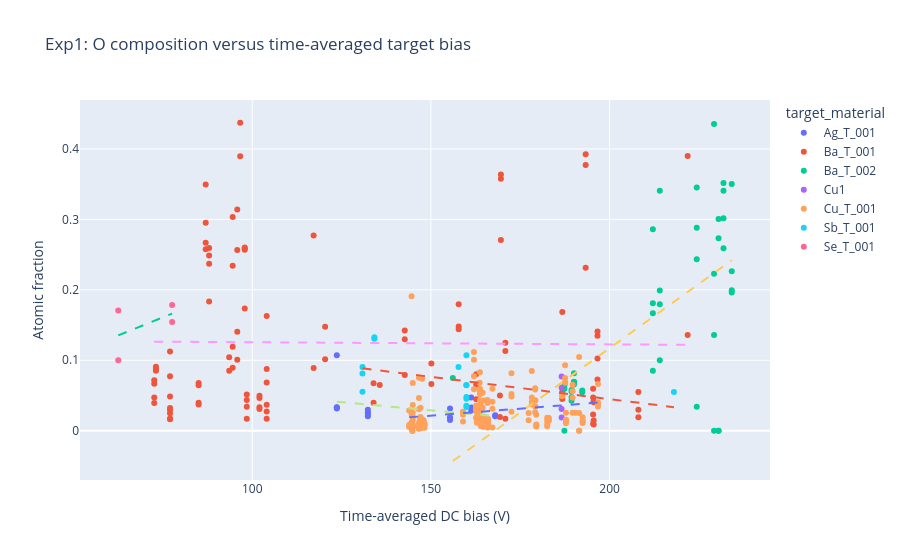

Write notebook code for a chart like this one.
### Markdown cell above
## 7. Exp1 - spatially averaged composition vs. time-averaged target DC bias
Per library, the EDX map means are averaged over its EDX entries; each library inherits the bias of every target of its (unique) sputtering run. A different library on the same run therefore shares the same bias value (not independent samples).

### Code cell
frac_cols = [c for c in joined.columns if c.startswith('frac_')] if len(joined) else []
exp1 = pd.DataFrame()
if len(joined) and len(run_target_bias):
    lib_comp = joined.groupby(['lib_key', 'run_entry_id'])[frac_cols].mean().reset_index()
    lib_comp['n_edx'] = joined.groupby(['lib_key', 'run_entry_id']).size().values
    exp1 = lib_comp.merge(run_target_bias.dropna(subset=['bias_v_mean']), on='run_entry_id', how='inner')
    if TARGET_FILTER:
        exp1 = exp1[exp1['target_material'].isin(TARGET_FILTER)]
print('Exp1 rows (library x run x target with bias):', len(exp1))

if exp1.empty:
    print('BLOCKER for Exp1: no substantiated sample->sputtering link with a bias value.')
    print('Needed: EDX.samples -> library <- DTUSputtering.samples, and steps[*].sources[*].vapor_source.avg_dc_bias or dc_bias.value.')
    print('See the diagnostics tables above; no composition/bias pairing was fabricated.')
else:
    display(exp1[['lib_key', 'run_entry_id', 'target_material', 'bias_v_mean', 'weighting', 'n_steps_used', 'n_edx']].head(20))
    elem_re = re.compile(r'[A-Z][a-z]?')
    for spec in EXP1_Y_ELEMENTS:
        targets = sorted(exp1['target_material'].dropna().unique())[:8]
        plot_rows = []
        for tgt in targets:
            el = tgt if spec == 'auto' else spec
            col = f'frac_{el}'
            g = exp1[(exp1['target_material'] == tgt)]
            if (spec == 'auto' and not elem_re.fullmatch(str(tgt))) or col not in g:
                continue
            g = g[g[col].notna()]
            if not g.empty:
                g = g.copy()
                g['element_fraction'] = g[col]
                g['element'] = el
                plot_rows.append(g)
        plot_data = pd.concat(plot_rows, ignore_index=True) if plot_rows else pd.DataFrame()
        if plot_data.empty:
            print(f'No quantified {spec} composition rows for the available targets.')
            continue
        el_label = 'target element' if spec == 'auto' else spec
        fig = px.scatter(plot_data, x='bias_v_mean', y='element_fraction',
                         color='target_material', hover_data=['lib_key', 'run_entry_id', 'n_edx'],
                         labels={'bias_v_mean': 'Time-averaged DC bias (V)', 'element_fraction': 'Atomic fraction'},
                         title=f'Exp1: {el_label} composition versus time-averaged target bias')
        for tgt, group in plot_data.groupby('target_material'):
            element = tgt if spec == 'auto' else spec
            group = group.dropna(subset=['bias_v_mean', 'element_fraction'])
            if len(group) >= 3 and group['bias_v_mean'].nunique() > 1:
                coeffs = np.polyfit(group['bias_v_mean'], group['element_fraction'], 1)
                xs = np.linspace(group['bias_v_mean'].min(), group['bias_v_mean'].max(), 20)
                fig.add_trace(go.Scatter(x=xs, y=np.polyval(coeffs, xs), mode='lines',
                                         line={'dash': 'dash'}, name=f'{tgt} linear fit', showlegend=False))
        fig.show()

### Figure 1 — Plotly figure (JSON) as saved in the notebook; plotly's stock layout.template omitted (floating-point values rounded to 4 significant figures; data arrays with more than 128 entries replaced by an {"elided": "..."} marker saying what was removed)
{"data": [{"customdata": [["eugbe_0026_Ag_BL", "0sUca64a1bR5KgWoG7BoPWuRFyLS", 1], ["eugbe_0026_Ag_BR", "0sUca64a1bR5KgWoG7BoPWuRFyLS", 1], ["eugbe_0026_Ag_FL", "0sUca64a1bR5KgWoG7BoPWuRFyLS", 1], ["eugbe_0026_Ag_FR", "0sUca64a1bR5KgWoG7BoPWuRFyLS", 1], ["eugbe_0027_Ag_BL", "1fmUI9QOFizEykElLkB54X-NkttG", 1], ["eugbe_0027_Ag_BR", "1fmUI9QOFizEykElLkB54X-NkttG", 1], ["eugbe_0027_Ag_FL", "1fmUI9QOFizEykElLkB54X-NkttG", 1], ["eugbe_0027_Ag_FR", "1fmUI9QOFizEykElLkB54X-NkttG", 1], ["eugbe_0028_Ag_BL", "xUz11ePeHTgYSeDc32bSIcVMmk5Y", 1], ["eugbe_0028_Ag_BR", "xUz11ePeHTgYSeDc32bSIcVMmk5Y", 1], ["eugbe_0028_Ag_FL", "xUz11ePeHTgYSeDc32bSIcVMmk5Y", 1], ["eugbe_0028_Ag_FR", "xUz11ePeHTgYSeDc32bSIcVMmk5Y", 1], ["eugbe_0029_Ag_FL", "2yEqcoW5XZMokxnvaxFgEE6zIIF6", 1], ["eugbe_0030_Ag_BR", "LsraS4b6260L3Pl16RGmCLq_M0ax", 1], ["eugbe_0030_Ag_FL", "LsraS4b6260L3Pl16RGmCLq_M0ax", 1], ["eugbe_0031_Ag_BL", "NCiKLYqQF8xv5U4HNdqJqHk7ErQB", 1], ["eugbe_0031_Ag_BR", "NCiKLYqQF8xv5U4HNdqJqHk7ErQB", 1], ["eugbe_0031_Ag_FL", "NCiKLYqQF8xv5U4HNdqJqHk7ErQB", 2]], "hovertemplate": "target_material=Ag_T_001<br>Time-averaged DC bias (V)=%{x}<br>Atomic fraction=%{y}<br>lib_key=%{customdata[0]}<br>run_entry_id=%{customdata[1]}<br>n_edx=%{customdata[2]}<extra></extra>", "legendgroup": "Ag_T_001", "marker": {"color": "#636efa", "symbol": "circle"}, "mode": "markers", "name": "Ag_T_001", "orientation": "v", "showlegend": true, "type": "scatter", "x": [123.7, 123.7, 123.7, 123.7, 132.4, 132.4, 132.4, 132.4, 155.4, 155.4, 155.4, 155.4, 165.4, 168.0, 168.0, 161.3, 161.3, 161.3], "xaxis": "x", "y": [0.03328, 0.03291, 0.1072, 0.03143, 0.02584, 0.02375, 0.0299, 0.0206, 0.01541, 0.01768, 0.03157, 0.01931, 0.01399, 0.02187, 0.02065, 0.03302, 0.02876, 0.04701], "yaxis": "y"}, {"customdata": {"elided": "107x3 mixed values"}, "hovertemplate": "target_material=Ba_T_001<br>Time-averaged DC bias (V)=%{x}<br>Atomic fraction=%{y}<br>lib_key=%{customdata[0]}<br>run_entry_id=%{customdata[1]}<br>n_edx=%{customdata[2]}<extra></extra>", "legendgroup": "Ba_T_001", "marker": {"color": "#EF553B", "symbol": "circle"}, "mode": "markers", "name": "Ba_T_001", "orientation": "v", "showlegend": true, "type": "scatter", "x": [104.0, 104.0, 104.0, 104.0, 98.47, 98.47, 98.47, 98.47, 97.9, 97.9, 97.9, 97.9, 86.98, 86.98, 86.98, 86.98, 87.94, 87.94, 87.94, 87.94, 73.05, 73.05, 73.05, 73.05, 102.0, 102.0, 102.0, 102.0, 85.0, 85.0, 85.0, 85.0, 95.82, 95.82, 95.82, 95.82, 94.53, 94.53, 94.53, 94.53, 120.4, 120.4, 221.8, 221.8, 208.1, 208.1, 208.1, 196.6, 196.6, 196.6, 196.6, 195.4, 195.4, 195.4, 195.4, 193.3, 193.3, 193.3, 195.6, 195.6, 195.6, 195.6, 169.3, 169.3, 186.8, 186.8, 186.8, 169.6, 169.6, 169.6, 142.7, 142.7, 142.7, 134.0, 134.0, 150.1, 150.1, 170.8, 170.8, 170.8, 162.7, 162.7, 162.7, 157.8, 157.8, 157.8, 135.7, 104.1, 104.1, 117.2, 117.2, 93.56, 93.56, 77.0, 77.0, 77.0, 77.0, 77.0, 77.0, 77.0, 77.0, 72.58, 72.58, 72.58, 72.58, 96.64, 96.64], "xaxis": "x", "y": [0.01699, 0.0272, 0.0686, 0.0368, 0.01718, 0.0341, 0.04369, 0.0513, 0.2588, 0.257, 0.2602, 0.1736, 0.3496, 0.267, 0.2953, 0.2577, 0.2595, 0.1834, 0.2486, 0.2372, 0.0907, 0.08516, 0.08763, 0.08805, 0.03099, 0.04664, 0.03337, 0.04978, 0.03967, 0.06782, 0.03714, 0.06473, 0.1406, 0.314, 0.1008, 0.2567, 0.1191, 0.3035, 0.08925, 0.2341, 0.1476, 0.1016, 0.3899, 0.136, 0.01917, 0.02991, 0.05489, 0.0726, 0.1348, 0.1027, 0.1408, 0.01004, 0.02309, 0.04725, 0.05953, 0.3924, 0.3771, 0.2314, 0.008875, 0.0406, 0.0146, 0.04188, 0.01959, 0.05016, 0.05507, 0.1687, 0.04497, 0.3578, 0.3637, 0.2708, 0.07896, 0.1299, 0.1424, 0.06753, 0.03984, 0.06619, 0.09543, 0.1131, 0.01687, 0.125, 0.08023, 0.06571, 0.04468, 0.1478, 0.1442, 0.1795, 0.0648, 0.08779, 0.1629, 0.08921, 0.277, 0.1043, 0.08523, 0.02986, 0.07743, 0.04875, 0.1125, 0.01645, 0.0248, 0.01723, 0.03244, 0.03925, 0.06653, 0.04711, 0.07169, 0.3897, 0.4372], "yaxis": "y"}, {"customdata": [["albper_0013_Ba-Te_BL", "Vd_K8KXNCO-ojRF1yT9aCkJD1Q05", 1], ["albper_0013_Ba-Te_BR", "Vd_K8KXNCO-ojRF1yT9aCkJD1Q05", 1], ["albper_0013_Ba-Te_FL", "Vd_K8KXNCO-ojRF1yT9aCkJD1Q05", 1], ["albper_0013_Ba-Te_FR", "Vd_K8KXNCO-ojRF1yT9aCkJD1Q05", 1], ["albper_0014_Ba-Te_BL", "KmaYJdOemwsl7zxThyyRqio29DbK", 1], ["albper_0014_Ba-Te_BR", "KmaYJdOemwsl7zxThyyRqio29DbK", 1], ["albper_0014_Ba-Te_FL", "KmaYJdOemwsl7zxThyyRqio29DbK", 1], ["albper_0014_Ba-Te_FR", "KmaYJdOemwsl7zxThyyRqio29DbK", 1], ["albper_0015_Ba-Te_BL", "A8Y-eKeqZ_ihfLe6Vg1huWlA0jlY", 1], ["albper_0015_Ba-Te_BR", "A8Y-eKeqZ_ihfLe6Vg1huWlA0jlY", 1], ["albper_0015_Ba-Te_FL", "A8Y-eKeqZ_ihfLe6Vg1huWlA0jlY", 1], ["albper_0015_Ba-Te_FR", "A8Y-eKeqZ_ihfLe6Vg1huWlA0jlY", 1], ["albper_0018_Ba-Te_BL", "_1WGzzPR5naaMoBNwb1ulxlq9stP", 1], ["albper_0018_Ba-Te_BR", "_1WGzzPR5naaMoBNwb1ulxlq9stP", 1], ["albper_0018_Ba-Te_FL", "_1WGzzPR5naaMoBNwb1ulxlq9stP", 1], ["albper_0018_Ba-Te_FR", "_1WGzzPR5naaMoBNwb1ulxlq9stP", 1], ["albper_0019_Ba-Te_BL", "1jmBANGuMyLwyj0myHSt6IKOWDf8", 1], ["albper_0019_Ba-Te_BR", "1jmBANGuMyLwyj0myHSt6IKOWDf8", 1], ["albper_0019_Ba-Te_FL", "1jmBANGuMyLwyj0myHSt6IKOWDf8", 1], ["albper_0019_Ba-Te_FR", "1jmBANGuMyLwyj0myHSt6IKOWDf8", 1], ["albper_0020_Ba-Te_BL", "zEqhq9e86tFNyZr84r6-sgOynOPc", 1], ["albper_0020_Ba-Te_BR", "zEqhq9e86tFNyZr84r6-sgOynOPc", 1], ["albper_0020_Ba-Te_FL", "zEqhq9e86tFNyZr84r6-sgOynOPc", 1], ["albper_0020_Ba-Te_FR", "zEqhq9e86tFNyZr84r6-sgOynOPc", 1], ["albper_0021_Ba-Te_BL", "OYrvbnYuyzGRUufMqmLC6ro0qcxY", 1], ["albper_0021_Ba-Te_BR", "OYrvbnYuyzGRUufMqmLC6ro0qcxY", 1], ["albper_0022_Ba-Te_BL", "Jio684muW0qV3eugT1TApRYaAtCN", 1], ["albper_0022_Ba-Te_BR", "Jio684muW0qV3eugT1TApRYaAtCN", 1], ["albper_0022_Ba-Te_FL", "Jio684muW0qV3eugT1TApRYaAtCN", 1], ["albper_0022_Ba-Te_FR", "Jio684muW0qV3eugT1TApRYaAtCN", 1], ["albper_0024_Ba-Te_BL", "DZBPD6EIwUeDSfMJoAtsMtNdC8Ti", 1], ["albper_0024_Ba-Te_BR", "DZBPD6EIwUeDSfMJoAtsMtNdC8Ti", 1], ["albper_0024_Ba-Te_FL", "DZBPD6EIwUeDSfMJoAtsMtNdC8Ti", 1], ["albper_0024_Ba-Te_FR", "DZBPD6EIwUeDSfMJoAtsMtNdC8Ti", 1], ["albper_0025_Ba-Te_BL", "dlXuYnW3n9hKU8gO6bS02mvnkkLp", 1], ["albper_0025_Ba-Te_BR", "dlXuYnW3n9hKU8gO6bS02mvnkkLp", 1], ["albper_0025_Ba-Te_FL", "dlXuYnW3n9hKU8gO6bS02mvnkkLp", 1], ["albper_0025_Ba-Te_FR", "dlXuYnW3n9hKU8gO6bS02mvnkkLp", 1], ["albper_0026_Ba-Te_BL", "FFSGXKj4ebhxZuBvUUE03HJq-qII", 1], ["albper_0026_Ba-Te_BR", "FFSGXKj4ebhxZuBvUUE03HJq-qII", 1], ["albper_0026_Ba-Te_FR", "FFSGXKj4ebhxZuBvUUE03HJq-qII", 1], ["anait_0045_Ba-Zr_FL", "nzRQfWZxDHk4tlz3cu4b4iYzJMrx", 1]], "hovertemplate": "target_material=Ba_T_002<br>Time-averaged DC bias (V)=%{x}<br>Atomic fraction=%{y}<br>lib_key=%{customdata[0]}<br>run_entry_id=%{customdata[1]}<br>n_edx=%{customdata[2]}<extra></extra>", "legendgroup": "Ba_T_002", "marker": {"color": "#00cc96", "symbol": "circle"}, "mode": "markers", "name": "Ba_T_002", "orientation": "v", "showlegend": true, "type": "scatter", "x": [190.0, 190.0, 190.0, 190.0, 234.2, 234.2, 234.2, 234.2, 212.1, 212.1, 212.1, 212.1, 231.9, 231.9, 231.9, 231.9, 214.0, 214.0, 214.0, 214.0, 230.5, 230.5, 230.5, 230.5, 192.4, 192.4, 229.2, 229.2, 229.2, 229.2, 189.4, 189.4, 189.4, 189.4, 224.4, 224.4, 224.4, 224.4, 187.4, 187.4, 187.4, 156.1], "xaxis": "x", "y": [0.08153, 0.0695, 0.06915, 0.06563, 0.1962, 0.3501, 0.1994, 0.2263, 0.1809, 0.2861, 0.08518, 0.1667, 0.3016, 0.2591, 0.3518, 0.3406, 0.1795, 0.3405, 0.1001, 0.1989, 0.0, 0.0, 0.3007, 0.2732, 0.05445, 0.0572, 0.0, 0.136, 0.4356, 0.223, 0.05529, 0.05789, 0.04261, 0.04763, 0.03422, 0.2434, 0.3451, 0.2881, 0.0, 0.0645, 0.0595, 0.07487], "yaxis": "y"}, {"customdata": [["mittma_0013_Cu_BL", "NA38giRfJqEJ8it53XBSqeH-lHwb", 1], ["mittma_0013_Cu_BR", "NA38giRfJqEJ8it53XBSqeH-lHwb", 1], ["mittma_0013_Cu_FL", "NA38giRfJqEJ8it53XBSqeH-lHwb", 1], ["mittma_0013_Cu_FR", "NA38giRfJqEJ8it53XBSqeH-lHwb", 1]], "hovertemplate": "target_material=Cu1<br>Time-averaged DC bias (V)=%{x}<br>Atomic fraction=%{y}<br>lib_key=%{customdata[0]}<br>run_entry_id=%{customdata[1]}<br>n_edx=%{customdata[2]}<extra></extra>", "legendgroup": "Cu1", "marker": {"color": "#ab63fa", "symbol": "circle"}, "mode": "markers", "name": "Cu1", "orientation": "v", "showlegend": true, "type": "scatter", "x": [186.6, 186.6, 186.6, 186.6], "xaxis": "x", "y": [0.03092, 0.01883, 0.07682, 0.06088], "yaxis": "y"}, {"customdata": {"elided": "173x3 mixed values"}, "hovertemplate": "target_material=Cu_T_001<br>Time-averaged DC bias (V)=%{x}<br>Atomic fraction=%{y}<br>lib_key=%{customdata[0]}<br>run_entry_id=%{customdata[1]}<br>n_edx=%{customdata[2]}<extra></extra>", "legendgroup": "Cu_T_001", "marker": {"color": "#FFA15A", "symbol": "circle"}, "mode": "markers", "name": "Cu_T_001", "orientation": "v", "showlegend": true, "type": "scatter", "x": {"elided": "173 float values"}, "xaxis": "x", "y": {"elided": "173 float values"}, "yaxis": "y"}, {"customdata": [["eugbe_0012_Sb_BL", "EwZuGAjmY265jL9eoFht0-r4Zun8", 1], ["eugbe_0012_Sb_BR", "EwZuGAjmY265jL9eoFht0-r4Zun8", 1], ["eugbe_0012_Sb_FR", "EwZuGAjmY265jL9eoFht0-r4Zun8", 1], ["eugbe_0013_Sb_BL", "MKp7JrbjrZlEclcm9SILfW27osRM", 1], ["eugbe_0013_Sb_FR", "MKp7JrbjrZlEclcm9SILfW27osRM", 1], ["eugbe_0014_Sb_BL", "EUmR_FArSRLOq_t-tbz9dKEK-lpf", 1], ["eugbe_0014_Sb_BR", "EUmR_FArSRLOq_t-tbz9dKEK-lpf", 1], ["eugbe_0014_Sb_FL", "EUmR_FArSRLOq_t-tbz9dKEK-lpf", 1], ["eugbe_0014_Sb_FR", "EUmR_FArSRLOq_t-tbz9dKEK-lpf", 1], ["eugbe_0015_Sb_BL", "JScC_SaYtAOjdgLacbVGDOnN1sOS", 1], ["eugbe_0015_Sb_BR", "JScC_SaYtAOjdgLacbVGDOnN1sOS", 1], ["eugbe_0015_Sb_FR", "JScC_SaYtAOjdgLacbVGDOnN1sOS", 1], ["eugbe_0017_Sb_BR", "iEHqA9l2_t5XWcLHVJKnTZEm6jz4", 1], ["eugbe_0019_Sb_BR", "P6pnLSFwrKipw3Ly31M0Z_CtVuD9", 1]], "hovertemplate": "target_material=Sb_T_001<br>Time-averaged DC bias (V)=%{x}<br>Atomic fraction=%{y}<br>lib_key=%{customdata[0]}<br>run_entry_id=%{customdata[1]}<br>n_edx=%{customdata[2]}<extra></extra>", "legendgroup": "Sb_T_001", "marker": {"color": "#19d3f3", "symbol": "circle"}, "mode": "markers", "name": "Sb_T_001", "orientation": "v", "showlegend": true, "type": "scatter", "x": [130.9, 130.9, 130.9, 134.2, 134.2, 159.9, 159.9, 159.9, 159.9, 159.9, 159.9, 159.9, 157.7, 218.0], "xaxis": "x", "y": [0.09033, 0.08138, 0.05542, 0.1307, 0.1326, 0.0649, 0.03372, 0.1072, 0.0478, 0.06459, 0.03564, 0.04523, 0.09061, 0.0549], "yaxis": "y"}, {"customdata": [["eugbe_0037_Se-Zr_BR", "siTXE5FfSnSD55-0dZ5kbBKXIEoj", 1], ["eugbe_0037_Se-Zr_FR", "siTXE5FfSnSD55-0dZ5kbBKXIEoj", 1], ["eugbe_0038_Se-Zr_BR", "ooEnrs0Z25bd93NiLsxe3s-aeLUO", 1], ["eugbe_0038_Se-Zr_FR", "ooEnrs0Z25bd93NiLsxe3s-aeLUO", 1]], "hovertemplate": "target_material=Se_T_001<br>Time-averaged DC bias (V)=%{x}<br>Atomic fraction=%{y}<br>lib_key=%{customdata[0]}<br>run_entry_id=%{customdata[1]}<br>n_edx=%{customdata[2]}<extra></extra>", "legendgroup": "Se_T_001", "marker": {"color": "#FF6692", "symbol": "circle"}, "mode": "markers", "name": "Se_T_001", "orientation": "v", "showlegend": true, "type": "scatter", "x": [77.59, 77.59, 62.51, 62.51], "xaxis": "x", "y": [0.1783, 0.1542, 0.1706, 0.09998], "yaxis": "y"}, {"line": {"dash": "dash"}, "mode": "lines", "name": "Ag_T_001 linear fit", "showlegend": false, "type": "scatter", "x": [123.7, 126.0, 128.3, 130.7, 133.0, 135.3, 137.7, 140.0, 142.3, 144.7, 147.0, 149.3, 151.7, 154.0, 156.3, 158.7, 161.0, 163.3, 165.6, 168.0], "y": [0.04116, 0.04009, 0.03901, 0.03793, 0.03686, 0.03578, 0.0347, 0.03363, 0.03255, 0.03148, 0.0304, 0.02932, 0.02825, 0.02717, 0.02609, 0.02502, 0.02394, 0.02287, 0.02179, 0.02071]}, {"line": {"dash": "dash"}, "mode": "lines", "name": "Ba_T_001 linear fit", "showlegend": false, "type": "scatter", "x": [72.58, 80.44, 88.3, 96.15, 104.0, 111.9, 119.7, 127.6, 135.4, 143.3, 151.1, 159.0, 166.9, 174.7, 182.6, 190.4, 198.3, 206.1, 214.0, 221.8], "y": [0.1265, 0.1262, 0.126, 0.1257, 0.1255, 0.1253, 0.125, 0.1248, 0.1245, 0.1243, 0.1241, 0.1238, 0.1236, 0.1233, 0.1231, 0.1229, 0.1226, 0.1224, 0.1222, 0.1219]}, {"line": {"dash": "dash"}, "mode": "lines", "name": "Ba_T_002 linear fit", "showlegend": false, "type": "scatter", "x": [156.1, 160.2, 164.4, 168.5, 172.6, 176.7, 180.8, 184.9, 189.0, 193.1, 197.2, 201.3, 205.4, 209.5, 213.6, 217.8, 221.9, 226.0, 230.1, 234.2], "y": [-0.04296, -0.02796, -0.01296, 0.002036, 0.01703, 0.03203, 0.04703, 0.06203, 0.07703, 0.09203, 0.107, 0.122, 0.137, 0.152, 0.167, 0.182, 0.197, 0.212, 0.227, 0.242]}, {"line": {"dash": "dash"}, "mode": "lines", "name": "Cu_T_001 linear fit", "showlegend": false, "type": "scatter", "x": [143.9, 146.7, 149.5, 152.3, 155.0, 157.8, 160.6, 163.4, 166.2, 169.0, 171.7, 174.5, 177.3, 180.1, 182.9, 185.6, 188.4, 191.2, 194.0, 196.8], "y": [0.01903, 0.02013, 0.02124, 0.02234, 0.02345, 0.02455, 0.02566, 0.02676, 0.02787, 0.02898, 0.03008, 0.03119, 0.03229, 0.0334, 0.0345, 0.03561, 0.03671, 0.03782, 0.03892, 0.04003]}, {"line": {"dash": "dash"}, "mode": "lines", "name": "Sb_T_001 linear fit", "showlegend": false, "type": "scatter", "x": [130.9, 135.4, 140.0, 144.6, 149.2, 153.8, 158.4, 163.0, 167.5, 172.1, 176.7, 181.3, 185.9, 190.5, 195.1, 199.7, 204.2, 208.8, 213.4, 218.0], "y": [0.08858, 0.08568, 0.08278, 0.07988, 0.07698, 0.07408, 0.07117, 0.06827, 0.06537, 0.06247, 0.05957, 0.05667, 0.05377, 0.05086, 0.04796, 0.04506, 0.04216, 0.03926, 0.03636, 0.03346]}, {"line": {"dash": "dash"}, "mode": "lines", "name": "Se_T_001 linear fit", "showlegend": false, "type": "scatter", "x": [62.51, 63.31, 64.1, 64.89, 65.69, 66.48, 67.27, 68.07, 68.86, 69.66, 70.45, 71.24, 72.04, 72.83, 73.62, 74.42, 75.21, 76.0, 76.8, 77.59], "y": [0.1353, 0.1369, 0.1386, 0.1402, 0.1418, 0.1435, 0.1451, 0.1467, 0.1483, 0.15, 0.1516, 0.1532, 0.1549, 0.1565, 0.1581, 0.1597, 0.1614, 0.163, 0.1646, 0.1662]}], "layout": {"legend": {"title": {"text": "target_material"}, "tracegroupgap": 0}, "title": {"text": "Exp1: O composition versus time-averaged target bias"}, "xaxis": {"anchor": "y", "domain": [0, 1], "title": {"text": "Time-averaged DC bias (V)"}}, "yaxis": {"anchor": "x", "domain": [0, 1], "title": {"text": "Atomic fraction"}}}}
